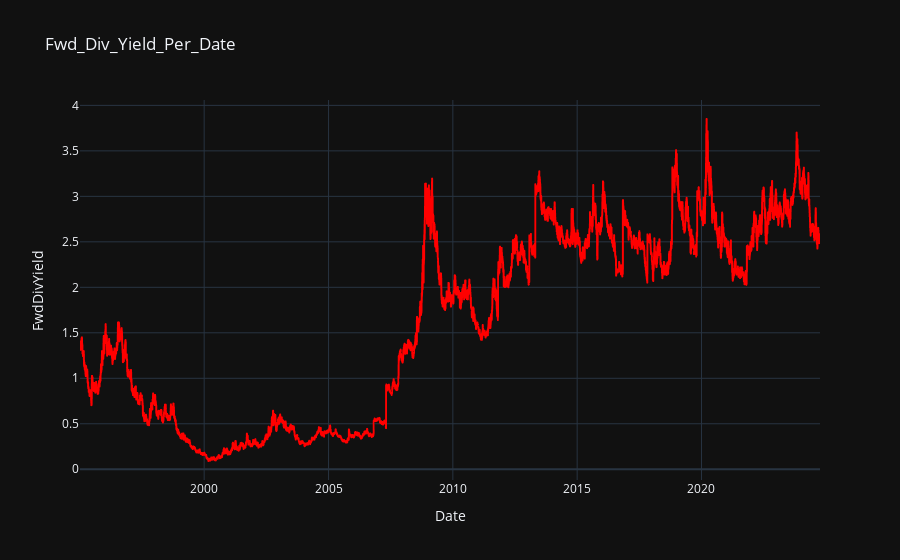

Notebook cell for this chart:
### Markdown cell above
# Historical Fwd Dividend Yield Chart

### Code cell
fwd_div_df = pd.read_csv(Dividend_Data_Cy, index_col='Date')
fwd_div_df.index = pd.to_datetime(fwd_div_df.index)
fwd_div_df['FwdDivYield'] = fwd_div_df['FwdDivYield'] * 100
fwd_div_fig = px.line(fwd_div_df, x=fwd_div_df.index, y='FwdDivYield',title='Fwd_Div_Yield_Per_Date')
fwd_div_fig.update_traces(line_color='red')
fwd_div_fig.show()

### Figure 1 — Plotly figure (JSON) as saved in the notebook; plotly's stock layout.template omitted (floating-point values rounded to 4 significant figures; data arrays with more than 128 entries replaced by an {"elided": "..."} marker saying what was removed)
{"data": [{"hovertemplate": "Date=%{x}<br>FwdDivYield=%{y}<extra></extra>", "legendgroup": "", "line": {"color": "red", "dash": "solid"}, "marker": {"symbol": "circle"}, "mode": "lines", "name": "", "showlegend": false, "x": {"elided": "7491 str values"}, "xaxis": "x", "y": {"elided": "7491 float values"}, "yaxis": "y", "type": "scattergl"}], "layout": {"xaxis": {"anchor": "y", "domain": [0.0, 1.0], "title": {"text": "Date"}}, "yaxis": {"anchor": "x", "domain": [0.0, 1.0], "title": {"text": "FwdDivYield"}}, "legend": {"tracegroupgap": 0}, "title": {"text": "Fwd_Div_Yield_Per_Date"}}}
